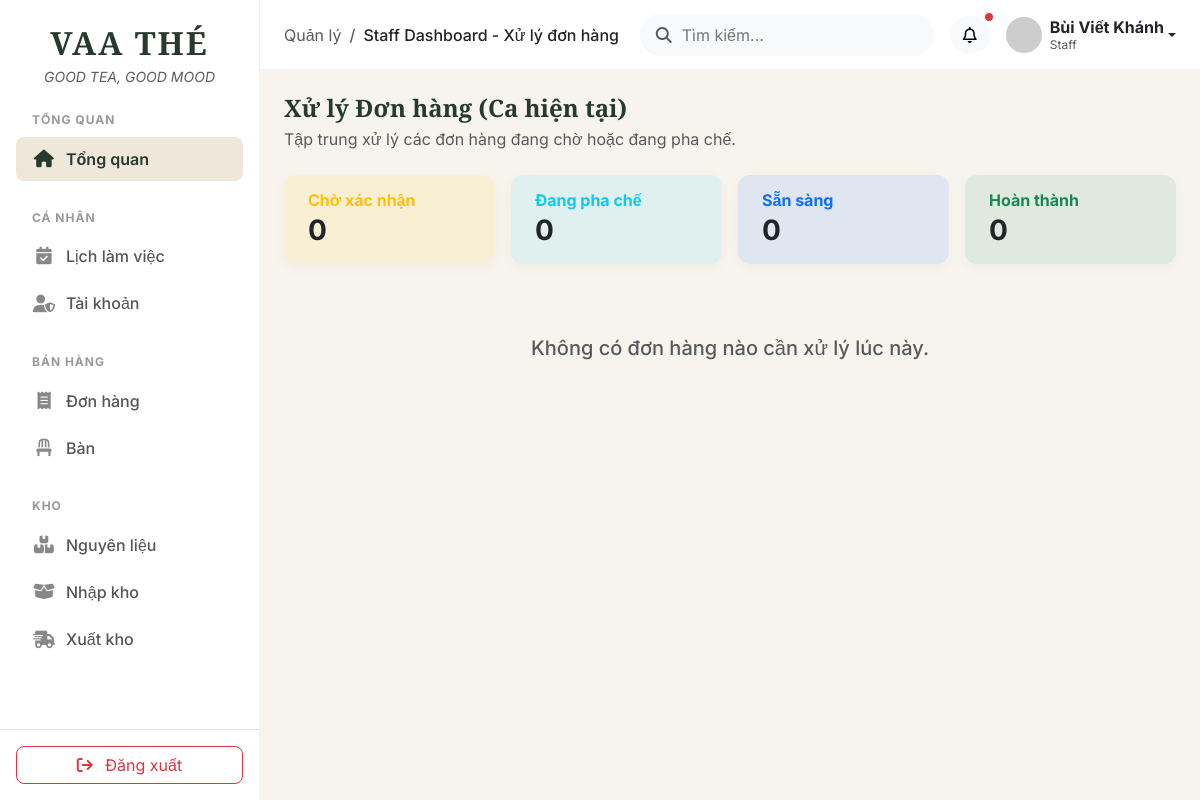
The page /public/admin.php?route=staff_dashboard (signed in) on the database as committed earlier.
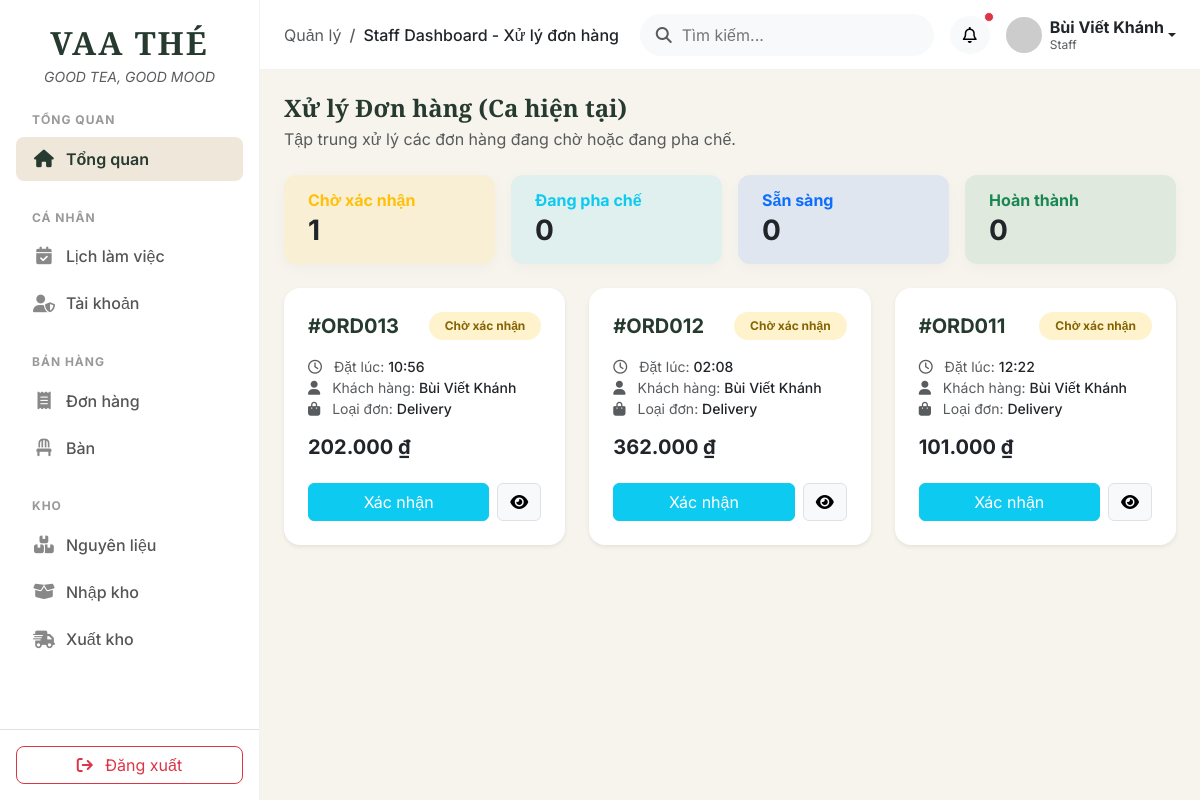
The same page on the database as committed later.
### tables this page shows
CREATE TABLE `orders` (
  `id` int(10) UNSIGNED NOT NULL,
  `customer_id` int(10) UNSIGNED DEFAULT NULL,
  `user_id` int(10) UNSIGNED DEFAULT NULL,
  `table_id` int(10) UNSIGNED DEFAULT NULL,
  `total_amount` decimal(12,2) NOT NULL DEFAULT 0.00,
  `discount` decimal(12,2) NOT NULL DEFAULT 0.00,
  `final_amount` decimal(12,2) NOT NULL DEFAULT 0.00,
  `order_type` enum('delivery','takeaway','dine_in') NOT NULL DEFAULT 'takeaway',
  `status` enum('pending','confirmed','preparing','ready','completed','cancelled') NOT NULL DEFAULT 'pending',
  `note` text DEFAULT NULL,
  `created_at` timestamp NOT NULL DEFAULT current_timestamp(),
  `updated_at` timestamp NOT NULL DEFAULT current_timestamp() ON UPDATE current_timestamp()
);

### app/controllers/Staff/DashboardController.php (called while the page is built, shortened)
<?php
require_once __DIR__ . '/../../models/Order.php';
class DashboardController {
    public function index() {
        $orderModel = new Order();
        $allOrdersRaw = $orderModel->getAll();
        $orders = [];
        $stats = [
            'pending' => 0,
            'preparing' => 0,
            'ready' => 0,
            'completed' => 0
        ];
        foreach($allOrdersRaw as $o) {
            $status = $o['status'];
            if (in_array($status, ['pending', 'confirmed', 'preparing', 'ready'])) {
                $orders[] = [
                    'id' => $o['id'],
                    'code' => '#ORD' . str_pad($o['id'], 3, '0', STR_PAD_LEFT),
                    'customer' => $o['customer_name'],
                    'type' => ucfirst(str_replace('_', '-', $o['order_type'])),
                    'total' => number_format($o['final_amount'], 0, ',', '.') . ' ₫',
                    'status' => $status,
                    'time' => date('H:i', strtotime($o['created_at']))
                ];
            }
        }
        require_once __DIR__ . '/../../views/staff/dashboard/index.php';
        require_once __DIR__ . '/../../views/layouts/admin.php';
    }
}

### app/models/Order.php (called while the page is built, shortened)
<?php
require_once __DIR__ . '/../config/database.php';
class Order {
    private $conn;
    public function __construct() {
        global $conn;
        $this->conn = $conn;
    }
    public function getAll() {
        $sql = "SELECT o.*,
                       COALESCE(c.full_name, u.full_name, 'Khách vãng lai') as customer_name,
                       COALESCE(p.method, 'Tiền mặt') as payment_method
                FROM orders o
                LEFT JOIN customers c ON o.customer_id = c.id
                LEFT JOIN users u ON o.user_id = u.id
                LEFT JOIN payments p ON o.id = p.order_id
                ORDER BY o.created_at DESC";
        $result = $this->conn->query($sql);
        return $result->fetch_all(MYSQLI_ASSOC);
    }
}

### app/views/staff/dashboard/index.php (the view, shortened to what the changed rows need)
<div class="row g-3 mb-4">
    <div class="col-6 col-md-3">
        <div class="stat-card py-3 px-4 bg-warning bg-opacity-10 border-0">
            <h6 class="text-warning fw-bold mb-1">Chờ xác nhận</h6>
            <h3 class="fw-bold mb-0 text-dark"><?= $stats['pending'] ?></h3>
        </div>
    </div>
</div>
<div class="row g-4">
    <?php if(empty($orders)): ?>
        <div class="col-12 text-center py-5">
            <h5 class="text-muted">Không có đơn hàng nào cần xử lý lúc này.</h5>
        </div>
    <?php else: ?>
        <?php foreach($orders as $order): ?>
        <div class="col-12 col-md-6 col-xl-4">
            <div class="card border-0 shadow-sm rounded-4 h-100">
                <div class="card-body p-4">
                    <div class="d-flex justify-content-between align-items-center mb-3">
                        <h5 class="fw-bold text-forest mb-0"><?= $order['code'] ?></h5>
                        <?php
                        $badgeClass = '';
                        $statusText = '';
                        switch($order['status']) {
                            case 'pending': $badgeClass = 'badge-pending'; $statusText = 'Chờ xác nhận'; break;
                        }
                        ?>
                        <span class="badge <?= $badgeClass ?> rounded-pill px-3 py-2"><?= $statusText ?></span>
                    </div>
                    <div class="mb-3 text-muted small">
                        <div><i class="fa-regular fa-clock me-2"></i> Đặt lúc: <span class="text-dark fw-medium"><?= $order['time'] ?></span></div>
                        <div><i class="fa-solid fa-user me-2"></i> Khách hàng: <span class="text-dark fw-medium"><?= $order['customer'] ?></span></div>
                        <div><i class="fa-solid fa-bag-shopping me-2"></i> Loại đơn: <span class="text-dark fw-medium"><?= $order['type'] ?></span></div>
                    </div>
                    <h5 class="fw-bold text-dark mb-4"><?= $order['total'] ?></h5>
                    <div class="d-flex gap-2">
                        <form action="admin.php?route=orders&action=update_status" method="POST" class="flex-grow-1">
                            <?php if($order['status'] === 'pending'): ?>
                                <button type="submit" class="btn btn-info text-white w-100">Xác nhận</button>
                            <?php elseif($order['status'] === 'confirmed'): ?>
                                <input type="hidden" name="status" value="preparing">
                                <button type="submit" class="btn btn-forest w-100">Bắt đầu pha chế</button>
                            <?php elseif($order['status'] === 'preparing'): ?>
                                <input type="hidden" name="status" value="ready">
                                <button type="submit" class="btn btn-primary w-100">Báo sẵn sàng</button>
                            <?php elseif($order['status'] === 'ready'): ?>
                                <input type="hidden" name="status" value="completed">
                                <button type="submit" class="btn btn-success w-100">Hoàn thành đơn</button>
                            <?php endif; ?>
                        </form>
                        <a href="admin.php?route=orders&action=show&id=<?= $order['id'] ?>" class="btn btn-light border" data-bs-toggle="tooltip" title="Xem chi tiết">
                            <i class="fa-solid fa-eye"></i>
                        </a>
                    </div>
                </div>
            </div>
        </div>
        <?php endforeach; ?>
    <?php endif; ?>
</div>

Rows that differ between the two databases and show on the page:
added orders: code "#ORD013", status "Chờ xác nhận", time "10:56", customer "Bùi Viết Khánh", type "Delivery", total "202.000 ₫", shows "Xác nhận"
added orders: code "#ORD012", status "Chờ xác nhận", time "02:08", customer "Bùi Viết Khánh", type "Delivery", total "362.000 ₫", shows "Xác nhận"
added orders: code "#ORD011", status "Chờ xác nhận", time "12:22", customer "Bùi Viết Khánh", type "Delivery", total "101.000 ₫", shows "Xác nhận"
Other text that changed with them:
$stats['pending']: "0" → "1"
text no longer shown: "Không có đơn hàng nào cần xử lý lúc này."
